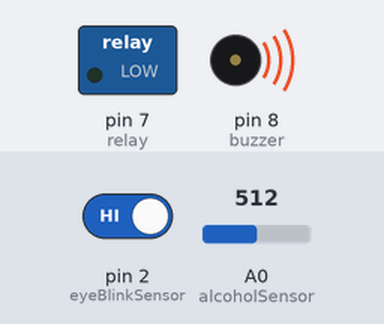
The sketch below on a simulated Arduino Uno, built with avr-gcc and run on an emulated ATmega328P. Shown: switched loads named in the sketch (green lamp = pin HIGH), buzzer (waves = sounding, pin HIGH). The test bench sets the inputs (shaded band); at power-on: A0 (alcoholSensor) = 512, pin 2 (eyeBlinkSensor) HIGH.

Above: at 1.2 s.
1.3 s: A0 (alcoholSensor) set to 418
2.8 s: A0 (alcoholSensor) set to 384
At 3.2 s:
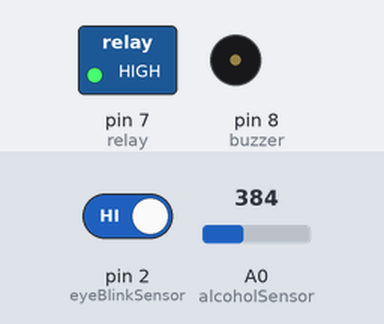
4.3 s: pin 2 (eyeBlinkSensor) driven LOW
At 5.5 s:
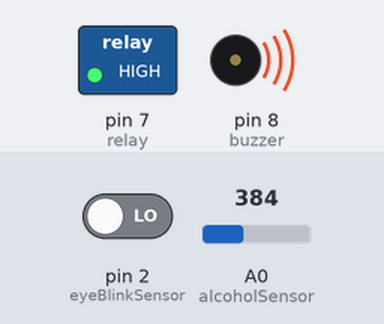
5.8 s: pin 2 (eyeBlinkSensor) driven HIGH
At 6.9 s:
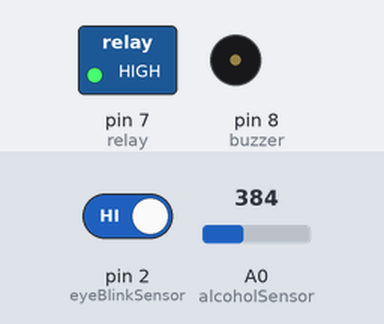
7.3 s: A0 (alcoholSensor) set to 410
At 8.1 s:
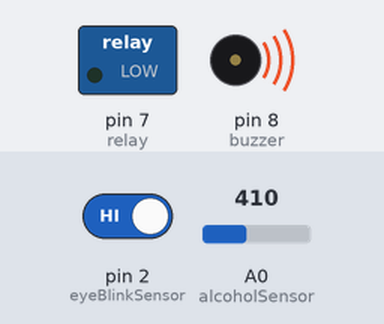
Timing chart, 0 to 9.8 s (numbered marks = the images above; inputs shaded):
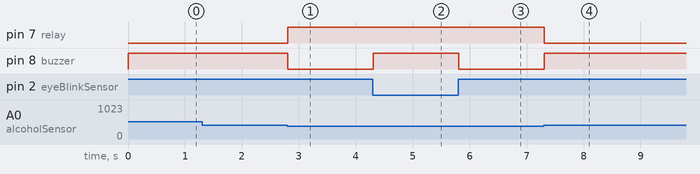

Measured:
- the behaviour switches between 401 and 400 on A0 (alcoholSensor) (found by bisection; images 0 and 1)
- after the input at 1.3 s, every drawn part: stays the same
- after the input at 2.8 s, pin 7 (relay): LOW → HIGH at once; pin 8 (buzzer): HIGH → LOW at once
- after the input at 4.3 s, pin 8 (buzzer): LOW → HIGH at once
- after the input at 5.8 s, pin 8 (buzzer): HIGH → LOW at once
- after the input at 7.3 s, pin 7 (relay): HIGH → LOW at once; pin 8 (buzzer): LOW → HIGH at once

The sketch:

alcohol_drowsiness_system.ino
```cpp
int alcoholSensor = A0;
int eyeBlinkSensor = 2;
int buzzer = 8;
int relay = 7;

void setup() {
  pinMode(eyeBlinkSensor, INPUT);
  pinMode(buzzer, OUTPUT);
  pinMode(relay, OUTPUT);

  Serial.begin(9600);
}

void loop() {

  int alcoholValue = analogRead(alcoholSensor);
  int eyeState = digitalRead(eyeBlinkSensor);

  if(alcoholValue > 400) {
    digitalWrite(buzzer, HIGH);
    digitalWrite(relay, LOW);
  }

  else if(eyeState == LOW) {
    digitalWrite(buzzer, HIGH);
  }

  else {
    digitalWrite(buzzer, LOW);
    digitalWrite(relay, HIGH);
  }

  delay(100);
}
```
